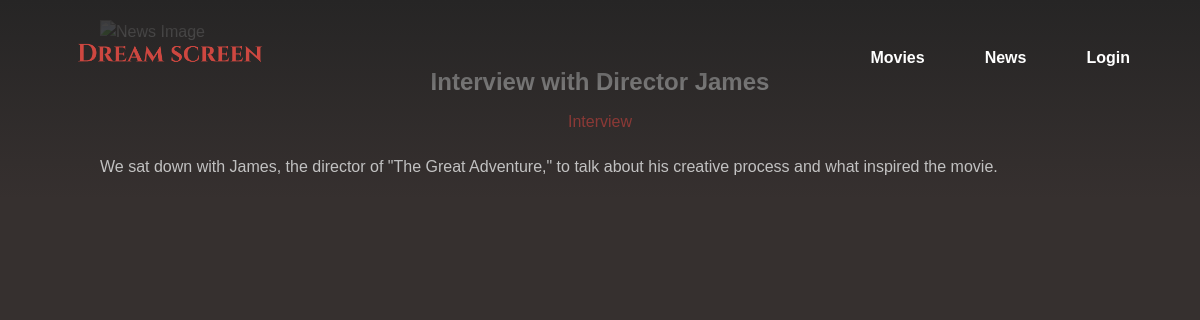
The page /news/views/news_single.php?newsID=2 on the database its author committed.
### tables this page shows
CREATE TABLE News (
    newsID INT AUTO_INCREMENT PRIMARY KEY,
    title VARCHAR(100) NOT NULL,
    category ENUM('Review', 'Interview', 'Event', 'Promotion') NOT NULL,
    article TEXT NOT NULL, 
    cinemaID INT,
    imagePath VARCHAR(255),
    FOREIGN KEY (cinemaID) REFERENCES Cinema(cinemaID)
);

### news/actions/news_logic.php (called while the page is built, shortened)
<?php
require_once("../../includes/connection.php");
function getNewsById($newsID) {
    global $db;
    $newsID = intval($newsID);
    $query = $db->prepare("SELECT * FROM News WHERE newsID = :newsID");
    $query->execute([':newsID' => $newsID]);
    return $query->fetch();
}
?>

### news/views/news_single.php (the view, shortened to what this page needs)
<?php
require_once "../../includes/connection.php";
require_once "../../navbar_footer/cinema_navbar.php";
require_once "../actions/news_logic.php";
$newsID = $_GET['newsID'] ?? null;
$news = getNewsById($newsID);
?>
<!DOCTYPE html>
<html lang="en">
<head>
    <link rel="stylesheet" href="../../css/style.css">
</head>
<body>
<div class="custom-news-container">
    <div class="custom-news-title"><?php echo htmlspecialchars($news['title']); ?></div>
    <div class="custom-news-category"><?php echo htmlspecialchars($news['category']); ?></div>
    <div class="custom-news-article">
        <?php echo nl2br(htmlspecialchars($news['article'])); ?>
    </div>
</div>
</body>
</html>

### css/style.css (style rules this page uses)
body { font-family: Arial, Helvetica, sans-serif; background: #36302F; color: #E0E0E0; margin: 0; padding: 0; box-sizing: border-box; line-height: 1.5; }
.custom-news-container { max-width: 1000px; margin: 0 auto; padding: 20px; font-family: Arial, sans-serif; }
.custom-news-title { text-align: center; font-size: 24px; font-weight: bold; margin-bottom: 10px; }
.custom-news-category { text-align: center; font-size: 16px; color: #CB4540; margin-bottom: 20px; }
.custom-news-article { text-align: left; font-size: 16px; line-height: 1.6; }

### rows shown on the page
news: title "Interview with Director James", category "Interview", article "We sat down with James, the director of \"The Great Adventure,\" to talk about his creative process and what inspired the movie."
